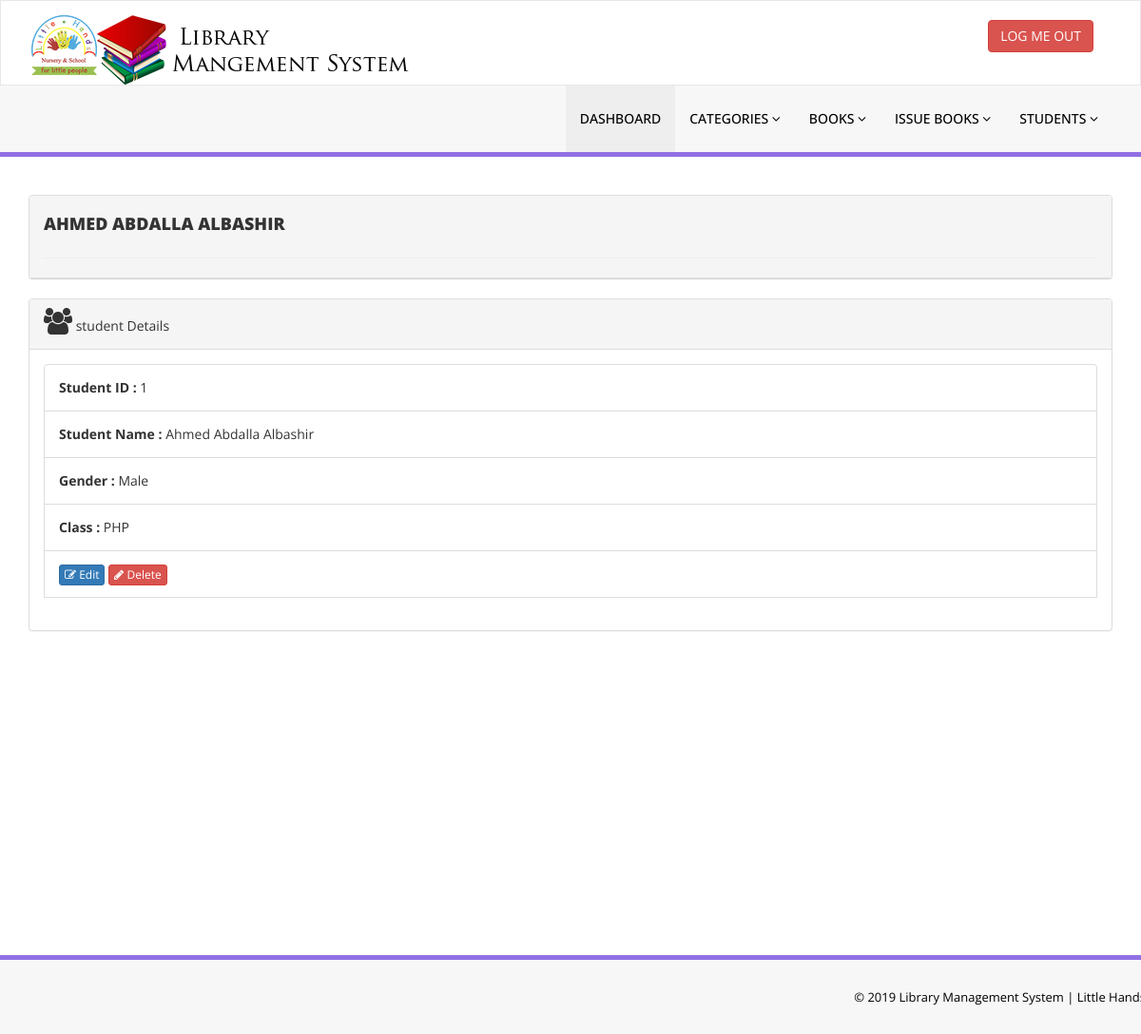
/student-details.php?studentID=1 (signed in), run on the app's committed database.
### tables this page shows
CREATE TABLE IF NOT EXISTS `students` (
  `studentID` int(11) NOT NULL AUTO_INCREMENT,
  `studentName` varchar(50) NOT NULL,
  `gender` varchar(10) DEFAULT NULL,
  `class` varchar(50) DEFAULT NULL,
  `listOfBorrowedBooks` longtext,
  PRIMARY KEY (`studentID`)
);

### student-details.php (the view, shortened to what this page needs)
<?php
include('includes/connect.php');
if(strlen($_SESSION['admin_sid'])==0)
    {
header('location:../index.php');
}
else{
  ?>
<!DOCTYPE html>
<html xmlns="http://www.w3.org/1999/xhtml">
<head>
  <link href="assets/css/bootstrap.css" rel="stylesheet" />
  <link href="assets/css/font-awesome.css" rel="stylesheet" />
  <link href="assets/js/dataTables/dataTables.bootstrap.css" rel="stylesheet" />
  <link href="assets/css/style.css" rel="stylesheet" />
</head>
<body >
<?php include('includes/header.php');?>
<div class="content-wrapper">
     <div class="container">
       <div class="panel panel-default">
           <div class="panel-heading">
             <?php
             $studentID = $_GET['studentID'];
             $sql = "SELECT * FROM students WHERE studentID=$studentID";
             $query = $dbh -> prepare($sql);
             $query->execute();
             $results=$query->fetchAll(PDO::FETCH_OBJ);
             ?>
            <h4 class="header-line"><?php if($query->rowCount() > 0)
            {
            foreach($results as $result)
            {        echo htmlentities($result->studentName);}}?></h4>
          </div>
      </div>
        <div class="row">
          <div class="box">
            <div class="col-md-12">
                <div class="panel panel-default">
                    <div class="panel-heading">
                       <i class="fa fa-users fa-2x"></i> student Details
                    </div>
                    <div class="panel-body">
                      <ul class="list-group">
                        <?php
                        if($query->rowCount() > 0)
                        {
                        foreach($results as $result)
                        {               ?>
                  <li class="list-group-item"><b>Student ID : </b><?php echo htmlentities($result->studentID);?></li>
                  <li class="list-group-item"><b>Student Name : </b><?php echo htmlentities($result->studentName);?></li>
                  <li class="list-group-item"><b>Gender : </b><?php echo htmlentities($result->gender);?></li>
                  <li class="list-group-item"><b>Class : </b><?php echo htmlentities($result->class);?></li>
                  <li class="list-group-item"><a href="edit-student.php?studentID=<?php echo htmlentities($result->studentID);?>"><button class="btn btn-primary btn-xs"><i class="fa fa-edit "></i> Edit</button>
                <a href="manage-students.php?del=<?php echo htmlentities($result->studentID);?>" onclick="return confirm('Are you sure you want to delete?');">  <button class="btn btn-danger btn-xs" ><i class="fa fa-pencil"></i> Delete</button></li>
              <?php
                  }
                }else{
                     $_SESSION['msgdet'] = "Book details not available ";
                     header('location:manage-books.php');
                   }?>
                </ul>
                        </div>
                    </div>
                </div>
            </div>
        </div>
      </div>
</div>
<?php include('includes/footer.php');?>
</body>
</html>
<?php } ?>

### assets/css/style.css (style rules this page uses)
.content-wrapper { margin-top: 40px; min-height:800px; padding-bottom:90px; }
.header-line { font-weight:900; padding-bottom:25px; border-bottom:1px solid #eeeeee; text-transform:uppercase; }
.box { background: #fff; background: rgba(255,255,255,0.9); }

### data on the page
students: studentName "AHMED ABDALLA ALBASHIR", studentID "1", studentName "Ahmed Abdalla Albashir", gender "Male", class "PHP"
